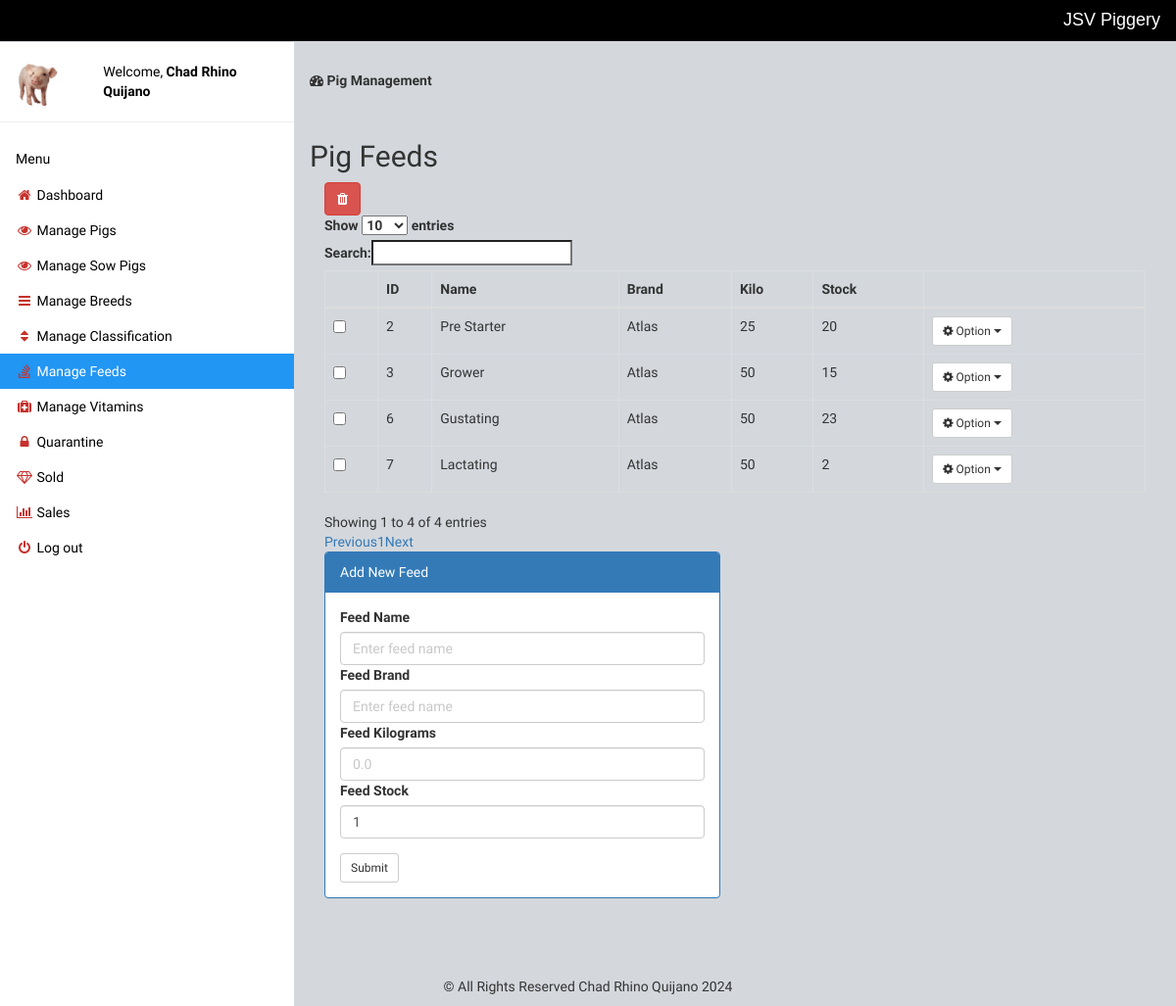
Screenshot of /manage-feed.php (signed in) with the database file from the repository.
### tables this page shows
CREATE TABLE `feed` (
  `id` int(50) NOT NULL,
  `name` varchar(50) NOT NULL,
  `brand` text NOT NULL,
  `stock` int(11) DEFAULT NULL,
  `kilo` decimal(10,0) NOT NULL
);

### manage-feed.php (the view, shortened to what this page needs)
<?php include 'setting/system.php'; ?>
<?php include 'theme/head.php'; ?>
<?php include 'theme/sidebar.php'; ?>
<div class="w3-main" style="margin-left:300px;margin-top:43px;">
	<header class="w3-container" style="padding-top:22px">
		<h5><b><i class="fa fa-dashboard"></i> Pig Management</b></h5>
	</header>
	<div class="w3-container" style="padding-top:22px">
		<div class="w3-row">
			<h2>Pig Feeds</h2>
			<div class="col-md-12">
				<a title="Check to delete from list" data-toggle="modal" data-target="#_removefeed" id="delete" class="btn btn-danger"><i class="fa fa-trash"></i>
				</a>
				<form method="post" action="delete_feed.php">
					<table class="table table-hover table-bordered" id="table">
						<thead>
							<tr>
								<th></th>
								<th>ID</th>
								<th>Name</th>
								<th>Brand</th>
								<th>Kilo</th>
								<th>Stock</th>
								<th></th>
							</tr>
						</thead>
						<tbody>
							<?php
							$get = $db->query("SELECT * FROM feed");
							$res = $get->fetchAll(PDO::FETCH_OBJ);
							foreach ($res as $n) { ?>
								<tr>
									<td>
										<input type="checkbox" name="selector[]" value="<?php echo $n->id ?>">
									</td>
									<td> <?php echo $n->id; ?> </td>
									<td> <?php echo $n->name; ?> </td>
									<td> <?php echo $n->brand; ?> </td>
									<td> <?php echo $n->kilo; ?> </td>
									<td> <?php echo $n->stock; ?> </td>
									<td class="dropdown">
										<button class="btn btn-sm btn-default dropdown-toggle" type="button" data-toggle="dropdown"><i class="fa fa-cog"></i> Option
											<span class="caret"></span></button>
									</td>
								</tr>
							<?php }
							?>
						</tbody>
					</table>
				</form>
			</div>
			<?php
			$title = "Add New Feed";
			$name = "";
			$brand = "";
			$stock = null;
			$button_name = "submit";
			$kilo = "";
			?>
			<div class="col-md-6">
				<div class="panel panel-primary">
					<div class="panel-heading"><?= $title ?></div>
					<div class="panel-body">
						<form method="post">
							<div class="form-group">
								<label class="control-label">Feed Name</label>
								<input type="text" name="feed" class="form-control" placeholder="Enter feed name" value="<?= $name ?>">
								<label class="control-label">Feed Brand</label>
								<input type="text" name="brand" class="form-control" placeholder="Enter feed name" value="<?= $brand ?>">
								<label class="control-label">Feed Kilograms</label>
								<input type="text" name="kilo" class="form-control" onkeyup="this.value=this.value.replace(/[^0-9.]/g, '').replace(/(\..*)\./g, '$1')" placeholder="0.0" value="<?= $kilo ?>">
								<label class="control-label">Feed Stock</label>
								<input type="number" name="stock" class="form-control" min="0" onkeyup="validateMin()" value="<?= $stock ?? 1 ?>">
							</div>
							<button class="btn btn-sm btn-default" type="submit" name="<?= $button_name ?>">Submit</button>
						</form>
					</div>
				</div>
			</div>
		</div>
	</div>
</div>
<?php include 'theme/foot.php'; ?>

### theme/head.php (style rules this page uses)
body { font-family: 'Baumans'; background-color: #d4d8dd; }

### rows the page displays
feed: id "2", name "Pre Starter", brand "Atlas", kilo "25", stock "20"
feed: id "3", name "Grower", brand "Atlas", kilo "50", stock "15"
feed: id "6", name "Gustating", brand "Atlas", kilo "50", stock "23"
feed: id "7", name "Lactating", brand "Atlas", kilo "50", stock "2"

### other values shown
NAME_X "JSV Piggery"
$_SESSION['name'] "Chad Rhino Quijano"
$title "Add New Feed"
